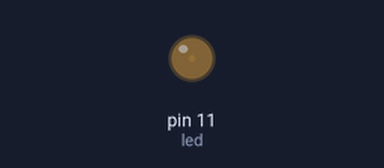
The sketch below on a simulated Arduino Uno, built with avr-gcc and run on an emulated ATmega328P. Shown: output pins drawn as LEDs (lit = HIGH).

Above: at 0.05 s.
At 2.3 s:
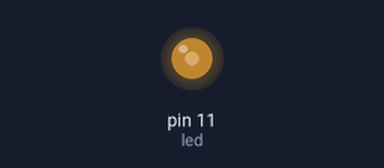
At 4.6 s:
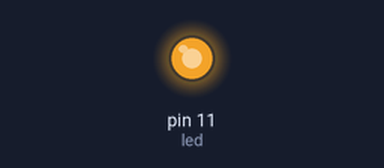
At 9.2 s:
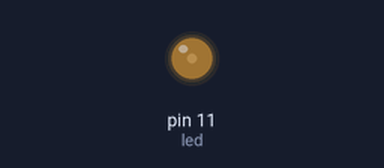
Timing chart, 0 to 13.3 s (numbered marks = the images above):
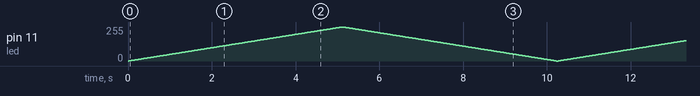

The sketch:

analog_led.ino
```cpp
int led=11;

void setup(){
  pinMode(led, OUTPUT);
}

void loop(){
  for(int i=0; i<=255; i=i+1){
    analogWrite(led, i);
    delay(20);
  }
  for(int i=255; i>=0; i--){
    analogWrite(led,i);
    delay(20);
  }

}
```
